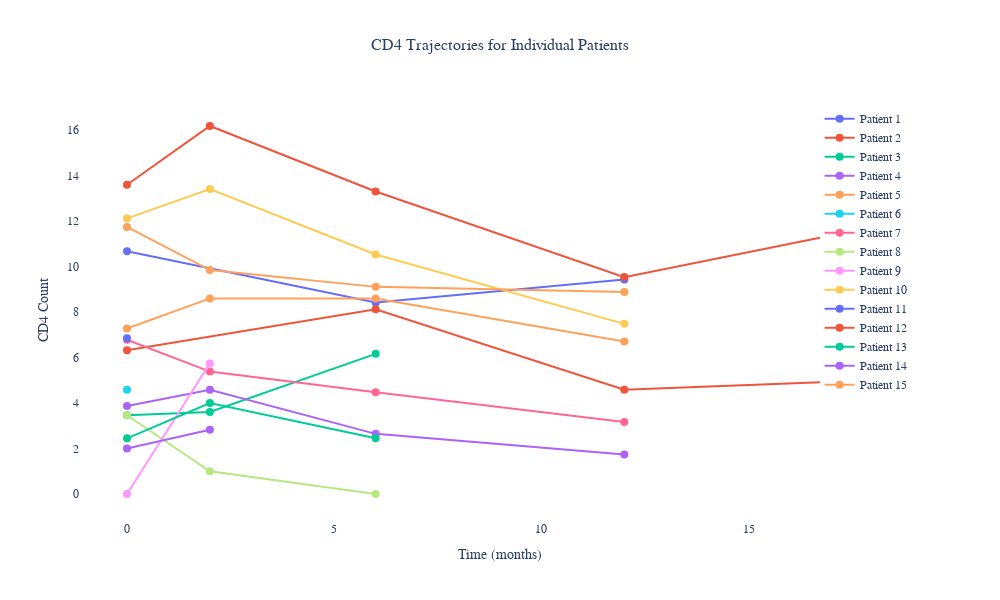

Notebook code for this chart:
### Markdown cell above
#### <a id='toc1_1_8_8_'></a>[CD4 analysis](#toc0_)

### Code cell
sample_patients = df['subject'].unique()[:15]
sample_data = df[df['subject'].isin(sample_patients)]

fig1 = go.Figure()

for i, subject in enumerate(sample_data['subject'].unique()):
    patient_data = sample_data[sample_data['subject'] == subject]
    fig1.add_trace(
        go.Scatter(
            x=patient_data['time_obs'],
            y=patient_data['cd4'],
            mode='lines+markers',
            name=f'Patient {subject}',
            marker=dict(size=8)
        )
    )

fig1.update_layout(
    title={
        'text': 'CD4 Trajectories for Individual Patients',
        'font': dict(size=16, family='Arial, bold'),
        'x': 0.5,
        'xanchor': 'center'
    },
    font=dict(family='Arial', size=12),
    xaxis_title='Time (months)',
    yaxis_title='CD4 Count',
    width=1000,
    height=600,
    plot_bgcolor='white',
    legend=dict(
        yanchor="top",
        y=0.99,
        xanchor="right",
        x=0.99
    )
)

cd4_mean = df.groupby('time_obs')['cd4'].mean()
cd4_median = df.groupby('time_obs')['cd4'].median()

fig2 = go.Figure()

# Mean trace
fig2.add_trace(
    go.Scatter(
        x=cd4_mean.index,
        y=cd4_mean.values,
        mode='lines+markers',
        name='CD4 Mean',
        line=dict(color='#1F77B4', width=2),
        marker=dict(size=10, symbol='circle')
    )
)

fig2.add_trace(
    go.Scatter(
        x=cd4_median.index,
        y=cd4_median.values,
        mode='lines+markers',
        name='CD4 Median',
        line=dict(color='#FF7F0E', width=2, dash='dot'),
        marker=dict(size=10, symbol='square')
    )
)

fig2.update_layout(
    title={
        'text': 'Global CD4 Trend Over Time',
        'font': dict(size=16, family='Arial, bold'),
        'x': 0.5,
        'xanchor': 'center'
    },
    font=dict(family='Arial', size=12),
    xaxis_title='Time (months)',
    yaxis_title='CD4 Count',
    width=1000,
    height=600,
    plot_bgcolor='white',
    legend=dict(
        yanchor="top",
        y=0.99,
        xanchor="right",
        x=0.99
    )
)

group_means = df.groupby(['time_obs', 'treatment'])['cd4'].mean().unstack()

fig3 = go.Figure()

# Treatment traces
for treatment in group_means.columns:
    fig3.add_trace(
        go.Scatter(
            x=group_means.index,
            y=group_means[treatment],
            mode='lines+markers',
            name=f'Treatment {treatment}',
            line=dict(width=2),
            marker=dict(size=10)
        )
    )

fig3.update_layout(
    title={
        'text': 'CD4 Comparison Across Treatment Groups',
        'font': dict(size=16, family='Arial, bold'),
        'x': 0.5,
        'xanchor': 'center'
    },
    font=dict(family='Arial', size=12),
    xaxis_title='Time (months)',
    yaxis_title='CD4 Count',
    width=1000,
    height=600,
    plot_bgcolor='white',
    legend=dict(
        yanchor="top",
        y=0.99,
        xanchor="right",
        x=0.99
    )
)

group_means = df.groupby(['time_obs', 'sex'])['cd4'].mean().unstack()

fig4 = go.Figure()

# Treatment traces
for sex in group_means.columns:
    fig4.add_trace(
        go.Scatter(
            x=group_means.index,
            y=group_means[sex],
            mode='lines+markers',
            name=f'Sex {sex}',
            line=dict(width=2),
            marker=dict(size=10)
        )
    )

fig4.update_layout(
    title={
        'text': 'CD4 Comparison Across Sex',
        'font': dict(size=16, family='Arial, bold'),
        'x': 0.5,
        'xanchor': 'center'
    },
    font=dict(family='Arial', size=12),
    xaxis_title='Time (months)',
    yaxis_title='CD4 Count',
    width=1000,
    height=600,
    plot_bgcolor='white',
    legend=dict(
        yanchor="top",
        y=0.99,
        xanchor="right",
        x=0.99
    )
)

group_means = df.groupby(['time_obs', 'azt'])['cd4'].mean().unstack()

fig5 = go.Figure()

# Treatment traces
for azt in group_means.columns:
    fig5.add_trace(
        go.Scatter(
            x=group_means.index,
            y=group_means[azt],
            mode='lines+markers',
            name=f'AZT {azt}',
            line=dict(width=2),
            marker=dict(size=10)
        )
    )

fig5.update_layout(
    title={
        'text': 'CD4 Comparison Across AZT',
        'font': dict(size=16, family='Arial, bold'),
        'x': 0.5,
        'xanchor': 'center'
    },
    font=dict(family='Arial', size=12),
    xaxis_title='Time (months)',
    yaxis_title='CD4 Count',
    width=1000,
    height=600,
    plot_bgcolor='white',
    legend=dict(
        yanchor="top",
        y=0.99,
        xanchor="right",
        x=0.99
    )
)

group_means = df.groupby(['time_obs', 'prev_infection'])[
    'cd4'].mean().unstack()

fig6 = go.Figure()

# Treatment traces
for prev_infection in group_means.columns:
    fig6.add_trace(
        go.Scatter(
            x=group_means.index,
            y=group_means[prev_infection],
            mode='lines+markers',
            name=f'Previous infection {prev_infection}',
            line=dict(width=2),
            marker=dict(size=10)
        )
    )

fig6.update_layout(
    title={
        'text': 'CD4 Comparison Across Previous infection',
        'font': dict(size=16, family='Arial, bold'),
        'x': 0.5,
        'xanchor': 'center'
    },
    font=dict(family='Arial', size=12),
    xaxis_title='Time (months)',
    yaxis_title='CD4 Count',
    width=1000,
    height=600,
    plot_bgcolor='white',
    legend=dict(
        yanchor="top",
        y=0.99,
        xanchor="right",
        x=0.99
    )
)

fig1.show()

### Figure 1 — Plotly figure (JSON) as saved in the notebook; plotly's stock layout.template omitted (floating-point values rounded to 4 significant figures)
{"data": [{"marker": {"size": 8}, "mode": "lines+markers", "name": "Patient 1", "type": "scatter", "x": [0, 6, 12], "y": [10.68, 8.426, 9.434]}, {"marker": {"size": 8}, "mode": "lines+markers", "name": "Patient 2", "type": "scatter", "x": [0, 6, 12, 18], "y": [6.325, 8.124, 4.583, 5]}, {"marker": {"size": 8}, "mode": "lines+markers", "name": "Patient 3", "type": "scatter", "x": [0, 2, 6], "y": [3.464, 3.606, 6.164]}, {"marker": {"size": 8}, "mode": "lines+markers", "name": "Patient 4", "type": "scatter", "x": [0, 2, 6, 12], "y": [3.873, 4.583, 2.646, 1.732]}, {"marker": {"size": 8}, "mode": "lines+markers", "name": "Patient 5", "type": "scatter", "x": [0, 2, 6, 12], "y": [7.28, 8.602, 8.602, 6.708]}, {"marker": {"size": 8}, "mode": "lines+markers", "name": "Patient 6", "type": "scatter", "x": [0], "y": [4.583]}, {"marker": {"size": 8}, "mode": "lines+markers", "name": "Patient 7", "type": "scatter", "x": [0, 2, 6, 12], "y": [6.782, 5.385, 4.472, 3.162]}, {"marker": {"size": 8}, "mode": "lines+markers", "name": "Patient 8", "type": "scatter", "x": [0, 2, 6], "y": [3.464, 1, 0]}, {"marker": {"size": 8}, "mode": "lines+markers", "name": "Patient 9", "type": "scatter", "x": [0, 2], "y": [0, 5.745]}, {"marker": {"size": 8}, "mode": "lines+markers", "name": "Patient 10", "type": "scatter", "x": [0, 2, 6, 12], "y": [12.12, 13.42, 10.54, 7.483]}, {"marker": {"size": 8}, "mode": "lines+markers", "name": "Patient 11", "type": "scatter", "x": [0], "y": [6.856]}, {"marker": {"size": 8}, "mode": "lines+markers", "name": "Patient 12", "type": "scatter", "x": [0, 2, 6, 12, 18], "y": [13.6, 16.19, 13.3, 9.539, 11.75]}, {"marker": {"size": 8}, "mode": "lines+markers", "name": "Patient 13", "type": "scatter", "x": [0, 2, 6], "y": [2.449, 4, 2.449]}, {"marker": {"size": 8}, "mode": "lines+markers", "name": "Patient 14", "type": "scatter", "x": [0, 2], "y": [2, 2.828]}, {"marker": {"size": 8}, "mode": "lines+markers", "name": "Patient 15", "type": "scatter", "x": [0, 2, 6, 12], "y": [11.75, 9.849, 9.11, 8.888]}], "layout": {"font": {"family": "Arial", "size": 12}, "height": 600, "legend": {"x": 0.99, "xanchor": "right", "y": 0.99, "yanchor": "top"}, "plot_bgcolor": "white", "title": {"font": {"family": "Arial, bold", "size": 16}, "text": "CD4 Trajectories for Individual Patients", "x": 0.5, "xanchor": "center"}, "width": 1000, "xaxis": {"title": {"text": "Time (months)"}}, "yaxis": {"title": {"text": "CD4 Count"}}}}
